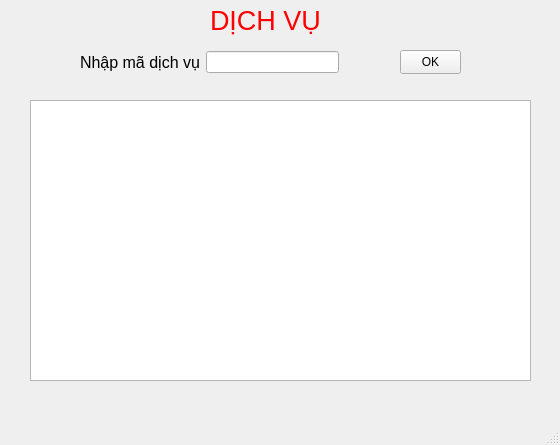
<?xml version="1.0" encoding="UTF-8"?>
<ui version="4.0">
 <class>family_chooseservice</class>
 <widget class="QMainWindow" name="family_chooseservice">
  <property name="geometry">
   <rect>
    <x>0</x>
    <y>0</y>
    <width>560</width>
    <height>445</height>
   </rect>
  </property>
  <property name="windowTitle">
   <string>MainWindow</string>
  </property>
  <widget class="QWidget" name="centralwidget">
   <widget class="QLabel" name="label">
    <property name="geometry">
     <rect>
      <x>210</x>
      <y>0</y>
      <width>111</width>
      <height>41</height>
     </rect>
    </property>
    <property name="text">
     <string>&lt;html&gt;&lt;head/&gt;&lt;body&gt;&lt;p align=&quot;center&quot;&gt;&lt;span style=&quot; font-size:20pt; color:#ff0000;&quot;&gt;DỊCH VỤ &lt;/span&gt;&lt;/p&gt;&lt;/body&gt;&lt;/html&gt;</string>
    </property>
   </widget>
   <widget class="QTableView" name="tableView_dv">
    <property name="geometry">
     <rect>
      <x>30</x>
      <y>100</y>
      <width>501</width>
      <height>281</height>
     </rect>
    </property>
   </widget>
   <widget class="QPushButton" name="btn_ok">
    <property name="geometry">
     <rect>
      <x>400</x>
      <y>50</y>
      <width>61</width>
      <height>24</height>
     </rect>
    </property>
    <property name="text">
     <string>OK</string>
    </property>
   </widget>
   <widget class="QWidget" name="">
    <property name="geometry">
     <rect>
      <x>80</x>
      <y>50</y>
      <width>259</width>
      <height>24</height>
     </rect>
    </property>
    <layout class="QHBoxLayout" name="horizontalLayout">
     <item>
      <widget class="QLabel" name="label_2">
       <property name="font">
        <font>
         <pointsize>12</pointsize>
        </font>
       </property>
       <property name="text">
        <string>Nhập mã dịch vụ</string>
       </property>
      </widget>
     </item>
     <item>
      <widget class="QLineEdit" name="lineEdit_mdv"/>
     </item>
    </layout>
   </widget>
  </widget>
  <widget class="QMenuBar" name="menubar">
   <property name="geometry">
    <rect>
     <x>0</x>
     <y>0</y>
     <width>560</width>
     <height>22</height>
    </rect>
   </property>
  </widget>
  <widget class="QStatusBar" name="statusbar"/>
 </widget>
 <resources/>
 <connections/>
</ui>
